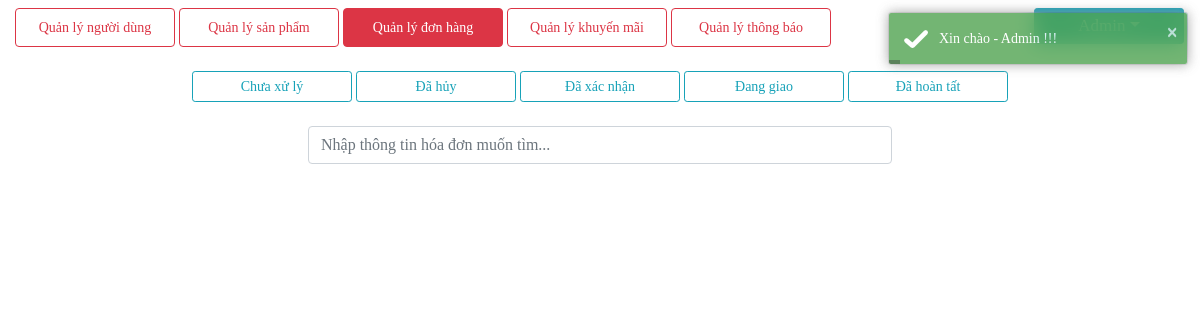
Page /admin.php?action=bill (signed in) on the earlier database version.
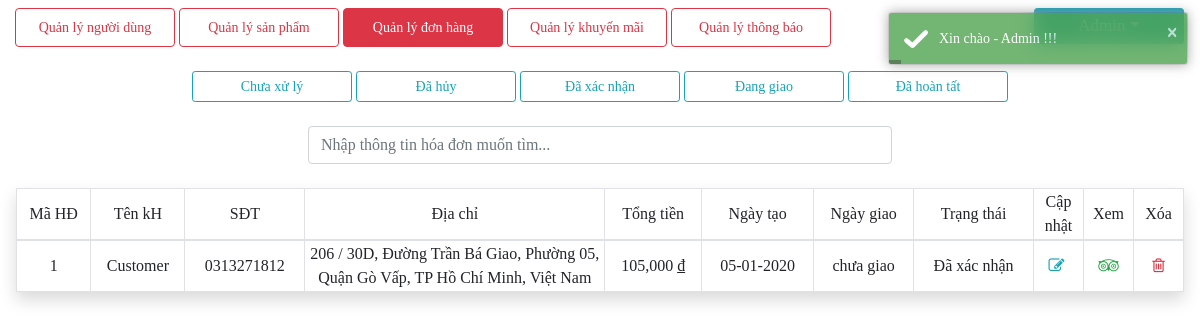
Same page on the later database version.
### tables this page shows
CREATE TABLE `bill`  (
  `id_bill` int(20) NOT NULL AUTO_INCREMENT,
  `id_user` int(11) NULL DEFAULT NULL,
  `username` varchar(50) NULL DEFAULT NULL,
  `phone` varchar(11) NULL DEFAULT NULL,
  `address` varchar(100) NULL DEFAULT NULL,
  `ship` decimal(10, 0) NULL DEFAULT NULL,
  `totalprice` decimal(10, 0) NULL DEFAULT NULL,
  `created_at` date NULL DEFAULT NULL,
  `updated_at` datetime(0) NULL DEFAULT NULL,
  `status` tinyint(1) NULL DEFAULT 0,
  PRIMARY KEY (`id_bill`) USING BTREE
);

### lib/function/function.php (called while the page is built, shortened)
<?php
    function status_bill_admin($status){
        switch($status){
            case 0 : return "Chưa xử lý";
                break;
            case 1 : return "Đã hủy";
                break;
            case 2 : return "Đã xác nhận";
                break;
            case 3 : return "Đang giao";
                break;
            case 4 : return "Đã hoàn tất";
                break;
        }
        return $status;
    }
?>

### lib/admin/manage/bill.php (the view, shortened to what the changed rows need)
<?php if(in_array(1, $_SESSION['id_per']) || in_array(4, $_SESSION['id_per'])){ ?>
<div class="container-fuild mt-4">
    <ul class="nav nav-pills d-flex justify-content-center pl-1">
        <?php for($i=0;$i<=4;$i++){ ?>
        <li class="nav-item card-buy mr-1"><a href="admin.php?action=bill&status=<?php echo $i ?>" id="button2" class="btn btn-outline-info btn-sm <?php if(isset($_GET['status']) && $_GET['status']==$i) echo 'active' ?>"><?php echo status_bill_admin($i) ?></a></li>
        <?php } ?>
    </ul>
</div>
<div class="text-center mt-4 px-3">
    <?php
        $stmt=$conn->prepare('SELECT count(id_bill) AS total_record FROM bill');
        $stmt->execute();
        $row=$stmt->fetch();
        $total_record=$row['total_record'];
        if($total_record >= 1){ ?>
            <div class="d-flex justify-content-center mt-4">
            <table class="table-hover table-bordered col-md-12 shadow">
                <thead>
                    <tr>
                        <td>Mã HĐ</td>
                        <td>Tên kH</td>
                        <td>SĐT</td>
                        <td width="300px">Địa chỉ</td>
                        <td>Tổng tiền</td>
                        <td>Ngày tạo</td>
                        <td>Ngày giao</td>
                        <td>Trạng thái</td>
                        <td width="50px">Cập nhật</td>
                        <td width="50px">Xem</td>
                        <td width="50px">Xóa</td>
                    </tr>
                </thead>
                <tbody id="Table">
                    <?php
                        $current_page = isset($_GET['page']) ? $_GET['page'] : 1;
                        $limit = 10;
                        $total_page=ceil($total_record / $limit);
                        $start = ($current_page - 1) * $limit;
                        if(isset($_GET['status'])){
                            $status=$_GET['status'];
                            $stmt=$conn->prepare('SELECT * FROM bill WHERE status=:status ORDER BY id_bill DESC LIMIT :start, :limit');
                            $stmt->bindValue(':status',$status, PDO::PARAM_INT);
                            $stmt->bindValue(':start',$start, PDO::PARAM_INT);
                            $stmt->bindValue(':limit',$limit, PDO::PARAM_INT);
                        }else{
                            $stmt=$conn->prepare('SELECT * FROM bill ORDER BY id_bill DESC LIMIT :start, :limit');
                            $stmt->bindValue(':start', $start, PDO::PARAM_INT);
                            $stmt->bindValue(':limit', $limit, PDO::PARAM_INT);
                        }
                        $stmt->execute();
                        $result=$stmt->fetchAll(PDO::FETCH_ASSOC);
                        foreach($result as $row){
                    ?>
                    <tr>
                        <td><?php echo $row['id_bill'] ?></td>
                        <td><?php echo $row['username'] ?></td>
                        <td><?php echo $row['phone'] ?></td>
                        <td><?php echo $row['address'] ?></td>
                        <td><?php echo number_format(round($row['totalprice'], -3)) ?> <u>đ</u></td>
                        <td><?php echo date_format(date_create($row['created_at'], new DateTimeZone('Asia/Bangkok')),"d-m-Y") ?></td>
                        <td width="100px"><?php if($row['updated_at'] == '') echo "chưa giao"; else echo date_format(date_create($row['updated_at'], new DateTimeZone('Asia/Bangkok')),"d-m-Y \L\ú\c H:i") ?></td>
                        <td><?php echo status_bill_admin($row['status']) ?></td>
                        <td><a href="" class="text-info <?php if($row['status'] == 4 || $row['status'] == 1) echo 'isDisabled' ?>" data-toggle="modal" data-target="#<?php echo 'update'.$row['id_bill'] ?>" data-toggle="tooltip" title="Cập nhật trạng thái đơn hàng"><i class="fa fa-pencil-square-o" aria-hidden="true"> <span class="d-none d-lg-inline-block"></span></i></a></td>
                        <td><a href="" class="text-success" data-toggle="modal" data-target="#<?php echo 'view'.$row['id_bill'] ?>" data-toggle="tooltip" title="Xem đơn hàng"><i class="fa fa-tripadvisor" aria-hidden="true"></i></a></td>
                        <td><a href="lib/admin/process/del_bill.php?id_bill=<?php echo $row['id_bill'] ?>" class="text-danger" onclick="return confirmDel()"><i class="fa fa-trash-o px-1" aria-hidden="true"></i></a></td>
                    </tr>
                    <?php } ?>
                </tbody>
            </table>
    </div>
    <?php
    if($total_record > $limit){ ?>
        <?php pagination($current_page, $total_page,"admin.php?action=bill&page=") ?>
    <?php }} ?>
</div>
<?php
    $query="SELECT id_bill,status FROM bill";
    $stmt=$conn->prepare($query);
    $stmt->execute();
    $result=$stmt->fetchAll(PDO::FETCH_ASSOC);
    foreach($result as $row){
        $id_bill=$row['id_bill'];
        $status = $row['status'] ?>
    <div class="modal" id="<?php echo 'view'.$id_bill ?>">
        <div class="modal-dialog modal-lg modal-dialog-centered">
            <div class="modal-content">
                <div class="modal-header bg-danger text-white">
                    <h6 class="modal-title">Chi tiết đơn hàng</h6>
                    <button type="button" class="close" data-dismiss="modal">×</button>
                </div>
                <div class="col-md-12 modal-body text-center">
                    <div class="d-flex row">
                        <div class="col-md-4 border text-left p-3">
                            <?php $stmt = $conn->prepare('SELECT * FROM bill WHERE id_bill=:id_bill');
                                $stmt->execute(['id_bill' => $id_bill]);
                                $row=$stmt->fetch(); ?>
                                <span>Địa chỉ giao hàng</span>
                                <hr>
                                <strong><?php echo $row['username'] ?></strong>
                                <div class="py-3">
                                    <span class="font-italic">Điện thoại : </span><?php echo $row['phone'] ?>
                                    <p></p>
                                    <span class="font-italic mt-3">Địa chỉ : </span><?php echo $row['address'] ?>
                                </div>
                        </div>
                        <div class="col-md-8 border p-3">
                            <table class="table table-hover text-center border">
                                <tr>
                                    <th>Mã</th>
                                    <th width="140px">Tên SP</th>
                                    <th width="140px">Hình ảnh</th>
                                    <th width="140px">Số lượng</th>
                                    <th width="140px">Giá bán</th>
                                </tr>
                                <?php
                                    $query="SELECT id_bill,id_pro,qty,price FROM bill_detail WHERE id_bill=:id_bill";
                                    $stmt=$conn->prepare($query);
                                    $stmt->execute(['id_bill'=>$id_bill]);
                                    $result=$stmt->fetchAll(PDO::FETCH_ASSOC);
                                    $totalprice=0;
                                    foreach($result as $key => $row){
                                    $id_pro=$row['id_pro'];
                                    $query="SELECT id_pro,name_pro,images FROM product WHERE id_pro=:id_pro";
                                    $stmt=$conn->prepare($query);
                                    $stmt->execute(['id_pro'=>$id_pro]);
                                    $result=$stmt->fetchAll(PDO::FETCH_ASSOC);
                                    foreach($result as $row_2){
                                        $totalprice+=$row['qty' ] * $row['price'] ?>
                                <tr>
                                    <td><?php echo $key+1 ?></td>
                                    <td><?php echo $row_2['name_pro'] ?></td>
                                    <td><img src="./images/<?php echo $row_2['images'] ?>" class="img-thumbnail" alt=""></td>
                                    <td><?php echo $row['qty'] ?></td>
                                    <td><?php echo number_format(round($row['price'], -3)) ?></td>
                                </tr>
                                <?php }} ?>
                                <?php $stmt = $conn->prepare('SELECT ship,totalprice FROM bill WHERE id_bill=:id_bill');
                                    $stmt->execute(['id_bill' => $id_bill]);
                                    $row=$stmt->fetch();
                                    $ship = $row['ship'];
                                    $totalprice = $row['totalprice']; ?>
                                <tr>
                                    <td colspan="2"></td>
                                    <td colspan="2" class="text-right">Phí vận chuyển : </td>
                                    <td><?php echo number_format($ship) ?> <u>đ</u></td>
                                </tr>
                                <tr>
                                    <td colspan="3"></td>
                                    <td class="text-right">Tổng tiền : </td>
                                    <td><?php echo number_format(round($totalprice, -3)) ?> <u>đ</u></td>
                                </tr>
                                <tr>
                                    <td colspan="2"></td>
                                    <td colspan="2" class="text-right">Trạng thái đơn hàng : </td>
                                    <td><?php echo status_bill_admin($status) ?></td>
                                </tr>
                            </table>
                        </div>
                    </div>
                </div>
            </div>
        </div>
    </div>
<?php }} ?>

Differences in the rows shown:
added bill: id_bill "1", username "Customer", phone "0313271812", address "206 / 30D, Đường Trần Bá Giao, Phường 05, Quận Gò Vấp, TP Hồ Chí Minh, Việt Nam", totalprice "105,000", created_at "05-01-2020", shows "chưa giao", status "Đã xác nhận"
Other differences:
text now shown: "Mã HĐ Tên kH SĐT Địa chỉ Tổng tiền Ngày tạo Ngày giao Trạng thái Cập nhật Xem Xóa"
